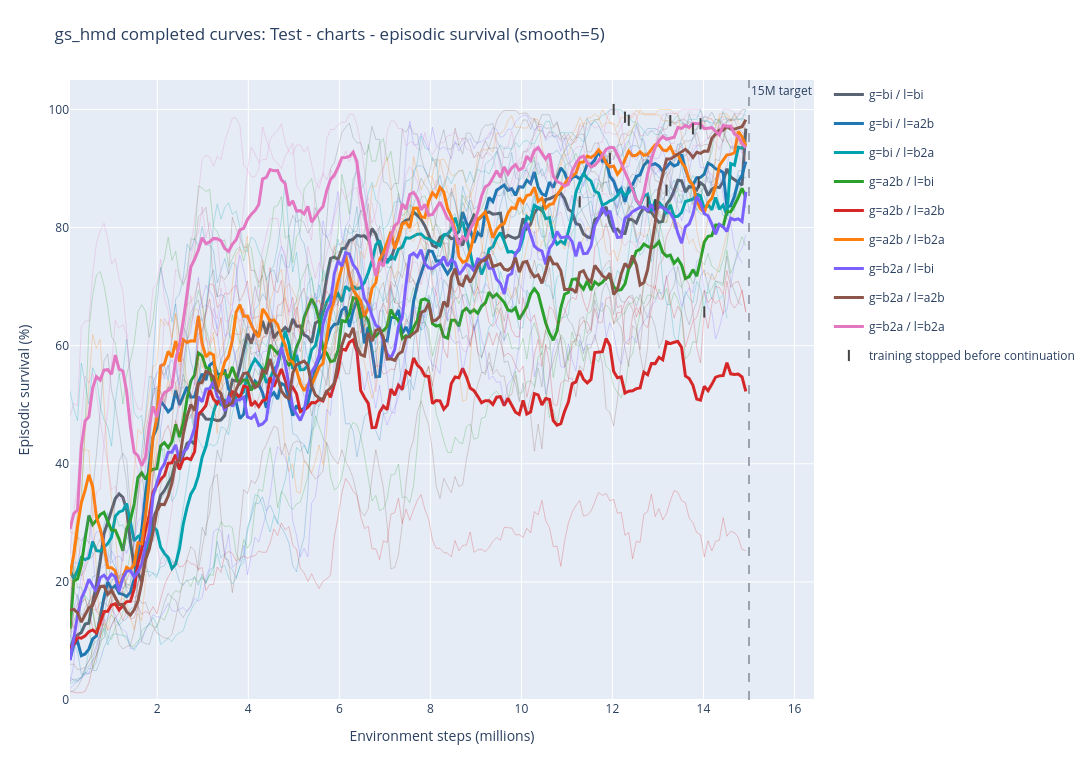

Write notebook code for a chart like this one.
### Markdown cell above
## Completed mean curves with continuation markers

### Code cell
def plot_complete_curves(
    metric=METRIC,
    smooth_window=SMOOTH_WINDOW,
    show_seed_curves=SHOW_SEED_CURVES,
    show_mean_curves=SHOW_MEAN_CURVES,
    width=FIG_WIDTH,
    height=FIG_HEIGHT,
):
    frame = metric_frame(metric, smooth_window=smooth_window)
    aggregate = aggregate_direction_curves(frame)
    discontinuities = discontinuity_points(frame)

    fig = go.Figure()
    direction_labels = sorted(frame["direction_label"].dropna().unique(), key=direction_sort_key)

    for label in direction_labels:
        color = DIRECTION_COLORS.get(str(label), "#444444")
        group = frame[frame["direction_label"].eq(label)].sort_values("_step")
        if show_seed_curves:
            for run_name, run_frame in group.groupby("run_name", observed=True):
                seed = run_frame["seed"].iloc[0]
                fig.add_trace(
                    go.Scatter(
                        x=run_frame["step_m"],
                        y=run_frame["plot_value"],
                        mode="lines",
                        name=f"{label} seed {seed}",
                        legendgroup=str(label),
                        showlegend=False,
                        line=dict(color=color, width=1),
                        opacity=0.25,
                        hovertemplate=(
                            "run=%{customdata[0]}<br>seed=%{customdata[1]}"
                            "<br>step=%{x:.3f}M<br>survival=%{y:.2f}%<extra></extra>"
                        ),
                        customdata=np.stack(
                            [run_frame["run_name"], run_frame["seed"]], axis=-1
                        ),
                    )
                )
        if show_mean_curves:
            mean_frame = aggregate[aggregate["direction_label"].eq(label)]
            fig.add_trace(
                go.Scatter(
                    x=mean_frame["step_m"],
                    y=mean_frame["mean_value"],
                    mode="lines",
                    name=str(label),
                    legendgroup=str(label),
                    line=dict(color=color, width=3),
                    hovertemplate=(
                        f"{label}<br>step=%{{x:.3f}}M"
                        "<br>mean survival=%{y:.2f}%<br>seeds=%{customdata}<extra></extra>"
                    ),
                    customdata=mean_frame["seeds"],
                )
            )

    if not discontinuities.empty:
        fig.add_trace(
            go.Scatter(
                x=discontinuities["discontinuity_step_m"],
                y=discontinuities["plot_value"],
                mode="markers",
                name="training stopped before continuation",
                marker=dict(symbol="line-ns", size=8, color="#111827", line=dict(width=2)),
                hovertemplate=(
                    "run=%{customdata[0]}<br>direction=%{customdata[1]}"
                    "<br>seed=%{customdata[2]}<br>stopped after=%{x:.3f}M steps"
                    "<br>resumed at=%{customdata[3]:.3f}M steps"
                    "<br>survival marker=%{y:.2f}%<extra></extra>"
                ),
                customdata=np.stack(
                    [
                        discontinuities["run_name"],
                        discontinuities["direction_label"].astype(str),
                        discontinuities["seed"],
                        discontinuities["resume_step_m"],
                    ],
                    axis=-1,
                ),
            )
        )

    fig.update_layout(
        title=(
            f"gs_hmd completed curves: {metric_title(metric)} "
            f"(smooth={smooth_window})"
        ),
        xaxis_title="Environment steps (millions)",
        yaxis_title="Episodic survival (%)",
        width=width,
        height=height,
        hovermode="closest",
        legend=dict(orientation="v", x=1.02, y=1.0),
        margin=dict(l=70, r=260, t=80, b=60),
    )
    fig.update_yaxes(range=[0, 105])
    fig.add_vline(x=15.0, line_dash="dash", line_color="#9ca3af", annotation_text="15M target")
    return fig


complete_curve_fig = plot_complete_curves()
complete_curve_fig.show()

### Figure 1 — Plotly figure (JSON) as saved in the notebook; plotly's stock layout.template omitted (floating-point values rounded to 4 significant figures; data arrays with more than 128 entries replaced by an {"elided": "..."} marker saying what was removed)
{"data": [{"customdata": {"elided": "180x2 mixed values"}, "hovertemplate": "run=%{customdata[0]}<br>seed=%{customdata[1]}<br>step=%{x:.3f}M<br>survival=%{y:.2f}%<extra></extra>", "legendgroup": "g=bi / l=bi", "line": {"color": "#5b6472", "width": 1}, "mode": "lines", "name": "g=bi / l=bi seed 0", "opacity": 0.25, "showlegend": false, "type": "scatter", "x": {"elided": "180 float values"}, "y": {"elided": "180 float values"}}, {"customdata": {"elided": "179x2 mixed values"}, "hovertemplate": "run=%{customdata[0]}<br>seed=%{customdata[1]}<br>step=%{x:.3f}M<br>survival=%{y:.2f}%<extra></extra>", "legendgroup": "g=bi / l=bi", "line": {"color": "#5b6472", "width": 1}, "mode": "lines", "name": "g=bi / l=bi seed 1", "opacity": 0.25, "showlegend": false, "type": "scatter", "x": {"elided": "179 float values"}, "y": {"elided": "179 float values"}}, {"customdata": {"elided": "180x2 mixed values"}, "hovertemplate": "run=%{customdata[0]}<br>seed=%{customdata[1]}<br>step=%{x:.3f}M<br>survival=%{y:.2f}%<extra></extra>", "legendgroup": "g=bi / l=bi", "line": {"color": "#5b6472", "width": 1}, "mode": "lines", "name": "g=bi / l=bi seed 2", "opacity": 0.25, "showlegend": false, "type": "scatter", "x": {"elided": "180 float values"}, "y": {"elided": "180 float values"}}, {"customdata": {"elided": "180 int values"}, "hovertemplate": "g=bi / l=bi<br>step=%{x:.3f}M<br>mean survival=%{y:.2f}%<br>seeds=%{customdata}<extra></extra>", "legendgroup": "g=bi / l=bi", "line": {"color": "#5b6472", "width": 3}, "mode": "lines", "name": "g=bi / l=bi", "type": "scatter", "x": {"elided": "180 float values"}, "y": {"elided": "180 float values"}}, {"customdata": {"elided": "180x2 mixed values"}, "hovertemplate": "run=%{customdata[0]}<br>seed=%{customdata[1]}<br>step=%{x:.3f}M<br>survival=%{y:.2f}%<extra></extra>", "legendgroup": "g=bi / l=a2b", "line": {"color": "#1f77b4", "width": 1}, "mode": "lines", "name": "g=bi / l=a2b seed 0", "opacity": 0.25, "showlegend": false, "type": "scatter", "x": {"elided": "180 float values"}, "y": {"elided": "180 float values"}}, {"customdata": {"elided": "174x2 mixed values"}, "hovertemplate": "run=%{customdata[0]}<br>seed=%{customdata[1]}<br>step=%{x:.3f}M<br>survival=%{y:.2f}%<extra></extra>", "legendgroup": "g=bi / l=a2b", "line": {"color": "#1f77b4", "width": 1}, "mode": "lines", "name": "g=bi / l=a2b seed 1", "opacity": 0.25, "showlegend": false, "type": "scatter", "x": {"elided": "174 float values"}, "y": {"elided": "174 float values"}}, {"customdata": {"elided": "180x2 mixed values"}, "hovertemplate": "run=%{customdata[0]}<br>seed=%{customdata[1]}<br>step=%{x:.3f}M<br>survival=%{y:.2f}%<extra></extra>", "legendgroup": "g=bi / l=a2b", "line": {"color": "#1f77b4", "width": 1}, "mode": "lines", "name": "g=bi / l=a2b seed 2", "opacity": 0.25, "showlegend": false, "type": "scatter", "x": {"elided": "180 float values"}, "y": {"elided": "180 float values"}}, {"customdata": {"elided": "180 int values"}, "hovertemplate": "g=bi / l=a2b<br>step=%{x:.3f}M<br>mean survival=%{y:.2f}%<br>seeds=%{customdata}<extra></extra>", "legendgroup": "g=bi / l=a2b", "line": {"color": "#1f77b4", "width": 3}, "mode": "lines", "name": "g=bi / l=a2b", "type": "scatter", "x": {"elided": "180 float values"}, "y": {"elided": "180 float values"}}, {"customdata": {"elided": "180x2 mixed values"}, "hovertemplate": "run=%{customdata[0]}<br>seed=%{customdata[1]}<br>step=%{x:.3f}M<br>survival=%{y:.2f}%<extra></extra>", "legendgroup": "g=bi / l=b2a", "line": {"color": "#00a3ad", "width": 1}, "mode": "lines", "name": "g=bi / l=b2a seed 0", "opacity": 0.25, "showlegend": false, "type": "scatter", "x": {"elided": "180 float values"}, "y": {"elided": "180 float values"}}, {"customdata": {"elided": "175x2 mixed values"}, "hovertemplate": "run=%{customdata[0]}<br>seed=%{customdata[1]}<br>step=%{x:.3f}M<br>survival=%{y:.2f}%<extra></extra>", "legendgroup": "g=bi / l=b2a", "line": {"color": "#00a3ad", "width": 1}, "mode": "lines", "name": "g=bi / l=b2a seed 1", "opacity": 0.25, "showlegend": false, "type": "scatter", "x": {"elided": "175 float values"}, "y": {"elided": "175 float values"}}, {"customdata": {"elided": "180x2 mixed values"}, "hovertemplate": "run=%{customdata[0]}<br>seed=%{customdata[1]}<br>step=%{x:.3f}M<br>survival=%{y:.2f}%<extra></extra>", "legendgroup": "g=bi / l=b2a", "line": {"color": "#00a3ad", "width": 1}, "mode": "lines", "name": "g=bi / l=b2a seed 2", "opacity": 0.25, "showlegend": false, "type": "scatter", "x": {"elided": "180 float values"}, "y": {"elided": "180 float values"}}, {"customdata": {"elided": "180 int values"}, "hovertemplate": "g=bi / l=b2a<br>step=%{x:.3f}M<br>mean survival=%{y:.2f}%<br>seeds=%{customdata}<extra></extra>", "legendgroup": "g=bi / l=b2a", "line": {"color": "#00a3ad", "width": 3}, "mode": "lines", "name": "g=bi / l=b2a", "type": "scatter", "x": {"elided": "180 float values"}, "y": {"elided": "180 float values"}}, {"customdata": {"elided": "180x2 mixed values"}, "hovertemplate": "run=%{customdata[0]}<br>seed=%{customdata[1]}<br>step=%{x:.3f}M<br>survival=%{y:.2f}%<extra></extra>", "legendgroup": "g=a2b / l=bi", "line": {"color": "#2ca02c", "width": 1}, "mode": "lines", "name": "g=a2b / l=bi seed 0", "opacity": 0.25, "showlegend": false, "type": "scatter", "x": {"elided": "180 float values"}, "y": {"elided": "180 float values"}}, {"customdata": {"elided": "180x2 mixed values"}, "hovertemplate": "run=%{customdata[0]}<br>seed=%{customdata[1]}<br>step=%{x:.3f}M<br>survival=%{y:.2f}%<extra></extra>", "legendgroup": "g=a2b / l=bi", "line": {"color": "#2ca02c", "width": 1}, "mode": "lines", "name": "g=a2b / l=bi seed 1", "opacity": 0.25, "showlegend": false, "type": "scatter", "x": {"elided": "180 float values"}, "y": {"elided": "180 float values"}}, {"customdata": {"elided": "180x2 mixed values"}, "hovertemplate": "run=%{customdata[0]}<br>seed=%{customdata[1]}<br>step=%{x:.3f}M<br>survival=%{y:.2f}%<extra></extra>", "legendgroup": "g=a2b / l=bi", "line": {"color": "#2ca02c", "width": 1}, "mode": "lines", "name": "g=a2b / l=bi seed 2", "opacity": 0.25, "showlegend": false, "type": "scatter", "x": {"elided": "180 float values"}, "y": {"elided": "180 float values"}}, {"customdata": {"elided": "180 int values"}, "hovertemplate": "g=a2b / l=bi<br>step=%{x:.3f}M<br>mean survival=%{y:.2f}%<br>seeds=%{customdata}<extra></extra>", "legendgroup": "g=a2b / l=bi", "line": {"color": "#2ca02c", "width": 3}, "mode": "lines", "name": "g=a2b / l=bi", "type": "scatter", "x": {"elided": "180 float values"}, "y": {"elided": "180 float values"}}, {"customdata": {"elided": "180x2 mixed values"}, "hovertemplate": "run=%{customdata[0]}<br>seed=%{customdata[1]}<br>step=%{x:.3f}M<br>survival=%{y:.2f}%<extra></extra>", "legendgroup": "g=a2b / l=a2b", "line": {"color": "#d62728", "width": 1}, "mode": "lines", "name": "g=a2b / l=a2b seed 0", "opacity": 0.25, "showlegend": false, "type": "scatter", "x": {"elided": "180 float values"}, "y": {"elided": "180 float values"}}, {"customdata": {"elided": "180x2 mixed values"}, "hovertemplate": "run=%{customdata[0]}<br>seed=%{customdata[1]}<br>step=%{x:.3f}M<br>survival=%{y:.2f}%<extra></extra>", "legendgroup": "g=a2b / l=a2b", "line": {"color": "#d62728", "width": 1}, "mode": "lines", "name": "g=a2b / l=a2b seed 1", "opacity": 0.25, "showlegend": false, "type": "scatter", "x": {"elided": "180 float values"}, "y": {"elided": "180 float values"}}, {"customdata": {"elided": "180x2 mixed values"}, "hovertemplate": "run=%{customdata[0]}<br>seed=%{customdata[1]}<br>step=%{x:.3f}M<br>survival=%{y:.2f}%<extra></extra>", "legendgroup": "g=a2b / l=a2b", "line": {"color": "#d62728", "width": 1}, "mode": "lines", "name": "g=a2b / l=a2b seed 2", "opacity": 0.25, "showlegend": false, "type": "scatter", "x": {"elided": "180 float values"}, "y": {"elided": "180 float values"}}, {"customdata": {"elided": "180 int values"}, "hovertemplate": "g=a2b / l=a2b<br>step=%{x:.3f}M<br>mean survival=%{y:.2f}%<br>seeds=%{customdata}<extra></extra>", "legendgroup": "g=a2b / l=a2b", "line": {"color": "#d62728", "width": 3}, "mode": "lines", "name": "g=a2b / l=a2b", "type": "scatter", "x": {"elided": "180 float values"}, "y": {"elided": "180 float values"}}, {"customdata": {"elided": "180x2 mixed values"}, "hovertemplate": "run=%{customdata[0]}<br>seed=%{customdata[1]}<br>step=%{x:.3f}M<br>survival=%{y:.2f}%<extra></extra>", "legendgroup": "g=a2b / l=b2a", "line": {"color": "#ff7f0e", "width": 1}, "mode": "lines", "name": "g=a2b / l=b2a seed 0", "opacity": 0.25, "showlegend": false, "type": "scatter", "x": {"elided": "180 float values"}, "y": {"elided": "180 float values"}}, {"customdata": {"elided": "180x2 mixed values"}, "hovertemplate": "run=%{customdata[0]}<br>seed=%{customdata[1]}<br>step=%{x:.3f}M<br>survival=%{y:.2f}%<extra></extra>", "legendgroup": "g=a2b / l=b2a", "line": {"color": "#ff7f0e", "width": 1}, "mode": "lines", "name": "g=a2b / l=b2a seed 1", "opacity": 0.25, "showlegend": false, "type": "scatter", "x": {"elided": "180 float values"}, "y": {"elided": "180 float values"}}, {"customdata": {"elided": "177x2 mixed values"}, "hovertemplate": "run=%{customdata[0]}<br>seed=%{customdata[1]}<br>step=%{x:.3f}M<br>survival=%{y:.2f}%<extra></extra>", "legendgroup": "g=a2b / l=b2a", "line": {"color": "#ff7f0e", "width": 1}, "mode": "lines", "name": "g=a2b / l=b2a seed 2", "opacity": 0.25, "showlegend": false, "type": "scatter", "x": {"elided": "177 float values"}, "y": {"elided": "177 float values"}}, {"customdata": {"elided": "180 int values"}, "hovertemplate": "g=a2b / l=b2a<br>step=%{x:.3f}M<br>mean survival=%{y:.2f}%<br>seeds=%{customdata}<extra></extra>", "legendgroup": "g=a2b / l=b2a", "line": {"color": "#ff7f0e", "width": 3}, "mode": "lines", "name": "g=a2b / l=b2a", "type": "scatter", "x": {"elided": "180 float values"}, "y": {"elided": "180 float values"}}, {"customdata": {"elided": "179x2 mixed values"}, "hovertemplate": "run=%{customdata[0]}<br>seed=%{customdata[1]}<br>step=%{x:.3f}M<br>survival=%{y:.2f}%<extra></extra>", "legendgroup": "g=b2a / l=bi", "line": {"color": "#7b61ff", "width": 1}, "mode": "lines", "name": "g=b2a / l=bi seed 0", "opacity": 0.25, "showlegend": false, "type": "scatter", "x": {"elided": "179 float values"}, "y": {"elided": "179 float values"}}, {"customdata": {"elided": "180x2 mixed values"}, "hovertemplate": "run=%{customdata[0]}<br>seed=%{customdata[1]}<br>step=%{x:.3f}M<br>survival=%{y:.2f}%<extra></extra>", "legendgroup": "g=b2a / l=bi", "line": {"color": "#7b61ff", "width": 1}, "mode": "lines", "name": "g=b2a / l=bi seed 1", "opacity": 0.25, "showlegend": false, "type": "scatter", "x": {"elided": "180 float values"}, "y": {"elided": "180 float values"}}, {"customdata": {"elided": "180x2 mixed values"}, "hovertemplate": "run=%{customdata[0]}<br>seed=%{customdata[1]}<br>step=%{x:.3f}M<br>survival=%{y:.2f}%<extra></extra>", "legendgroup": "g=b2a / l=bi", "line": {"color": "#7b61ff", "width": 1}, "mode": "lines", "name": "g=b2a / l=bi seed 2", "opacity": 0.25, "showlegend": false, "type": "scatter", "x": {"elided": "180 float values"}, "y": {"elided": "180 float values"}}, {"customdata": {"elided": "180 int values"}, "hovertemplate": "g=b2a / l=bi<br>step=%{x:.3f}M<br>mean survival=%{y:.2f}%<br>seeds=%{customdata}<extra></extra>", "legendgroup": "g=b2a / l=bi", "line": {"color": "#7b61ff", "width": 3}, "mode": "lines", "name": "g=b2a / l=bi", "type": "scatter", "x": {"elided": "180 float values"}, "y": {"elided": "180 float values"}}, {"customdata": {"elided": "180x2 mixed values"}, "hovertemplate": "run=%{customdata[0]}<br>seed=%{customdata[1]}<br>step=%{x:.3f}M<br>survival=%{y:.2f}%<extra></extra>", "legendgroup": "g=b2a / l=a2b", "line": {"color": "#8c564b", "width": 1}, "mode": "lines", "name": "g=b2a / l=a2b seed 0", "opacity": 0.25, "showlegend": false, "type": "scatter", "x": {"elided": "180 float values"}, "y": {"elided": "180 float values"}}, {"customdata": {"elided": "180x2 mixed values"}, "hovertemplate": "run=%{customdata[0]}<br>seed=%{customdata[1]}<br>step=%{x:.3f}M<br>survival=%{y:.2f}%<extra></extra>", "legendgroup": "g=b2a / l=a2b", "line": {"color": "#8c564b", "width": 1}, "mode": "lines", "name": "g=b2a / l=a2b seed 1", "opacity": 0.25, "showlegend": false, "type": "scatter", "x": {"elided": "180 float values"}, "y": {"elided": "180 float values"}}, {"customdata": {"elided": "180x2 mixed values"}, "hovertemplate": "run=%{customdata[0]}<br>seed=%{customdata[1]}<br>step=%{x:.3f}M<br>survival=%{y:.2f}%<extra></extra>", "legendgroup": "g=b2a / l=a2b", "line": {"color": "#8c564b", "width": 1}, "mode": "lines", "name": "g=b2a / l=a2b seed 2", "opacity": 0.25, "showlegend": false, "type": "scatter", "x": {"elided": "180 float values"}, "y": {"elided": "180 float values"}}, {"customdata": {"elided": "180 int values"}, "hovertemplate": "g=b2a / l=a2b<br>step=%{x:.3f}M<br>mean survival=%{y:.2f}%<br>seeds=%{customdata}<extra></extra>", "legendgroup": "g=b2a / l=a2b", "line": {"color": "#8c564b", "width": 3}, "mode": "lines", "name": "g=b2a / l=a2b", "type": "scatter", "x": {"elided": "180 float values"}, "y": {"elided": "180 float values"}}, {"customdata": {"elided": "180x2 mixed values"}, "hovertemplate": "run=%{customdata[0]}<br>seed=%{customdata[1]}<br>step=%{x:.3f}M<br>survival=%{y:.2f}%<extra></extra>", "legendgroup": "g=b2a / l=b2a", "line": {"color": "#e377c2", "width": 1}, "mode": "lines", "name": "g=b2a / l=b2a seed 0", "opacity": 0.25, "showlegend": false, "type": "scatter", "x": {"elided": "180 float values"}, "y": {"elided": "180 float values"}}, {"customdata": {"elided": "180x2 mixed values"}, "hovertemplate": "run=%{customdata[0]}<br>seed=%{customdata[1]}<br>step=%{x:.3f}M<br>survival=%{y:.2f}%<extra></extra>", "legendgroup": "g=b2a / l=b2a", "line": {"color": "#e377c2", "width": 1}, "mode": "lines", "name": "g=b2a / l=b2a seed 1", "opacity": 0.25, "showlegend": false, "type": "scatter", "x": {"elided": "180 float values"}, "y": {"elided": "180 float values"}}, {"customdata": {"elided": "180x2 mixed values"}, "hovertemplate": "run=%{customdata[0]}<br>seed=%{customdata[1]}<br>step=%{x:.3f}M<br>survival=%{y:.2f}%<extra></extra>", "legendgroup": "g=b2a / l=b2a", "line": {"color": "#e377c2", "width": 1}, "mode": "lines", "name": "g=b2a / l=b2a seed 2", "opacity": 0.25, "showlegend": false, "type": "scatter", "x": {"elided": "180 float values"}, "y": {"elided": "180 float values"}}, {"customdata": {"elided": "180 int values"}, "hovertemplate": "g=b2a / l=b2a<br>step=%{x:.3f}M<br>mean survival=%{y:.2f}%<br>seeds=%{customdata}<extra></extra>", "legendgroup": "g=b2a / l=b2a", "line": {"color": "#e377c2", "width": 3}, "mode": "lines", "name": "g=b2a / l=b2a", "type": "scatter", "x": {"elided": "180 float values"}, "y": {"elided": "180 float values"}}, {"customdata": [["gs_hmd_hetero_n0_none_ga2b_la2b_s0", "g=a2b / l=a2b", 0, 14.06], ["gs_hmd_hetero_n0_none_ga2b_lb2a_s0", "g=a2b / l=b2a", 0, 12.32], ["gs_hmd_hetero_n0_none_ga2b_lb2a_s1", "g=a2b / l=b2a", 1, 13.98], ["gs_hmd_hetero_n0_none_ga2b_lbi_s0", "g=a2b / l=bi", 0, 12.98], ["gs_hmd_hetero_n0_none_gb2a_la2b_s1", "g=b2a / l=a2b", 1, 13.81], ["gs_hmd_hetero_n0_none_gb2a_lb2a_s0", "g=b2a / l=b2a", 0, 11.32], ["gs_hmd_hetero_n0_none_gb2a_lb2a_s1", "g=b2a / l=b2a", 1, 12.07], ["gs_hmd_hetero_n0_none_gb2a_lb2a_s2", "g=b2a / l=b2a", 2, 12.4], ["gs_hmd_hetero_n0_none_gb2a_lbi_s1", "g=b2a / l=bi", 1, 11.99], ["gs_hmd_hetero_n0_none_gbi_la2b_s0", "g=bi / l=a2b", 0, 12.81], ["gs_hmd_hetero_n0_none_gbi_lb2a_s0", "g=bi / l=b2a", 0, 13.93], ["gs_hmd_hetero_n0_none_gbi_lbi_s0", "g=bi / l=bi", 0, 13.31], ["gs_hmd_hetero_n0_none_gbi_lbi_s2", "g=bi / l=bi", 2, 13.23]], "hovertemplate": "run=%{customdata[0]}<br>direction=%{customdata[1]}<br>seed=%{customdata[2]}<br>stopped after=%{x:.3f}M steps<br>resumed at=%{customdata[3]:.3f}M steps<br>survival marker=%{y:.2f}%<extra></extra>", "marker": {"color": "#111827", "line": {"width": 2}, "size": 8, "symbol": "line-ns"}, "mode": "markers", "name": "training stopped before continuation", "type": "scatter", "x": [14.02, 12.28, 13.93, 12.94, 13.77, 11.28, 12.03, 12.36, 11.94, 12.77, 13.89, 13.27, 13.19], "y": [65.72, 98.7, 97.6, 83.85, 96.73, 84.37, 100.0, 98.18, 91.71, 84.33, 87.69, 98.12, 86.34]}], "layout": {"annotations": [{"showarrow": false, "text": "15M target", "x": 15, "xanchor": "left", "xref": "x", "y": 1, "yanchor": "top", "yref": "y domain"}], "height": 760, "hovermode": "closest", "legend": {"orientation": "v", "x": 1.02, "y": 1}, "margin": {"b": 60, "l": 70, "r": 260, "t": 80}, "shapes": [{"line": {"color": "#9ca3af", "dash": "dash"}, "type": "line", "x0": 15, "x1": 15, "xref": "x", "y0": 0, "y1": 1, "yref": "y domain"}], "title": {"text": "gs_hmd completed curves: Test - charts - episodic survival (smooth=5)"}, "width": 1500, "xaxis": {"title": {"text": "Environment steps (millions)"}}, "yaxis": {"range": [0, 105], "title": {"text": "Episodic survival (%)"}}}}
